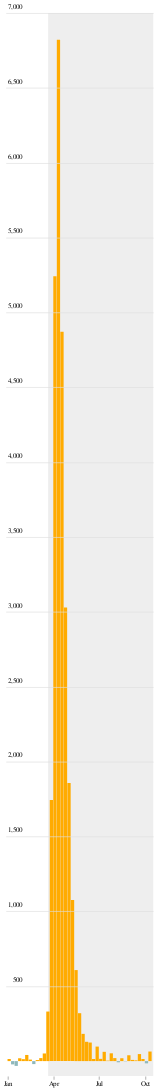

This figure's notebook cell:
### Code cell
(rect+bars).configure_view(stroke=None)
